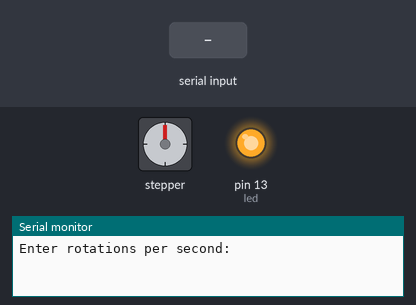
The sketch below on a simulated Arduino Uno, built with avr-gcc and run on an emulated ATmega328P. Shown: stepper motor, output pins drawn as LEDs (lit = HIGH), the last lines printed to the serial monitor. Wiring (inferred from the names in the program): stepper motor driver (200 steps per turn assumed): step pin 7; direction pin 5. The inputs (shaded band) are chosen by the test bench. Pins used as bus, display or sensor lines are not drawn.

Above: at 1.2 s.
1.3 s: "90,45\n" received over Serial
At 1.7 s:
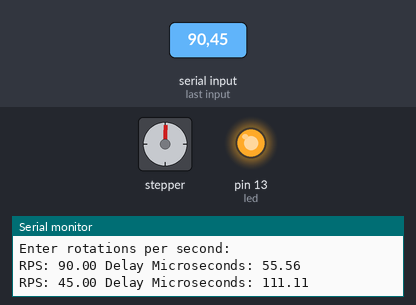
2.8 s: "30,150\n" received over Serial
At 3.4 s:
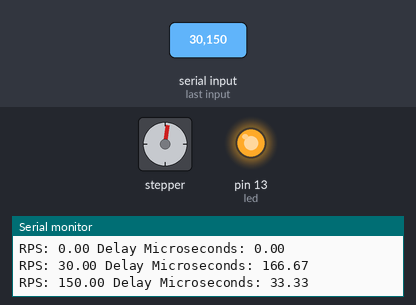
Timing chart, 0 to 5.8 s (numbered marks = the images above; inputs shaded):
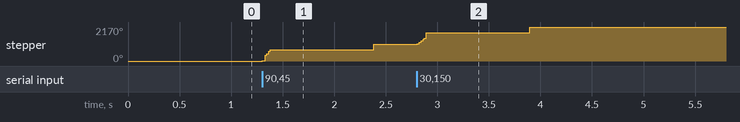

Measured:
- after the input at 1.3 s, stepper: turns 723° clockwise in 0.07 s, then 362° clockwise in 0.00 s
- after the input at 2.8 s, stepper: turns 724° clockwise in 0.09 s, then 361° clockwise in 0.00 s

The sketch:

stepperSpeedControl.ino
```cpp
int step = 7;
int dir = 5;
int led = 13;
float stepsPerRevolution  = 200.0;
float steps = 0;
float rps = 0;
float delayMicro = 0;

void setup(){
  pinMode(step,OUTPUT);
  pinMode(dir,OUTPUT);
  pinMode(led,OUTPUT);

  digitalWrite(dir,HIGH);
  digitalWrite(led,HIGH);

  Serial.begin(9600);
  Serial.println("Enter rotations per second: ");
}
void loop(){
  if(Serial.available()){
    rps = Serial.parseFloat();

    if(rps>0){
     steps = rps*stepsPerRevolution;
     delayMicro = (1.0/steps)*1000000.0;
    }else{
      delayMicro = 0;
    }

    Serial.print("RPS: ");
    Serial.print(rps);
    Serial.print(" Delay Microseconds: ");
    Serial.println(delayMicro);

    for(int i=0;i<=200;i++){
      digitalWrite(step,HIGH);
      delayMicroseconds(delayMicro);
      digitalWrite(step,LOW);
      delayMicroseconds(delayMicro);
    }

  }

}
```
